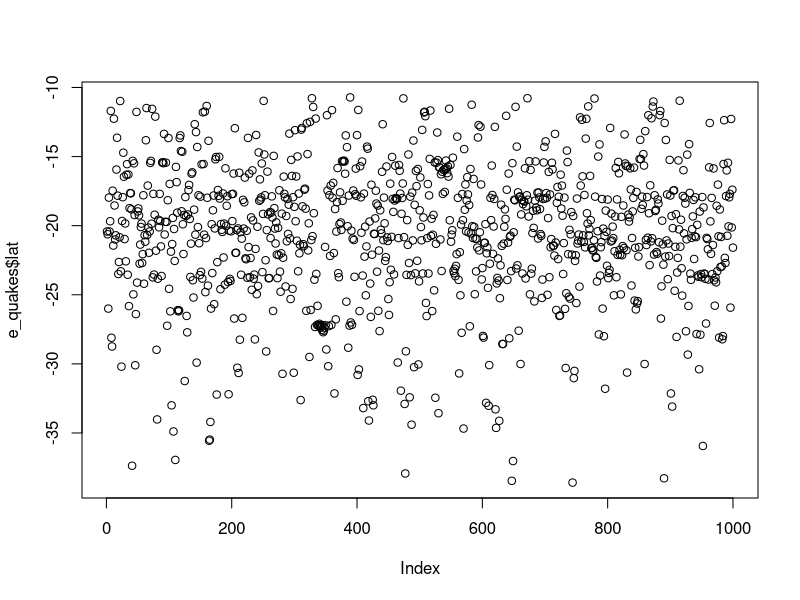
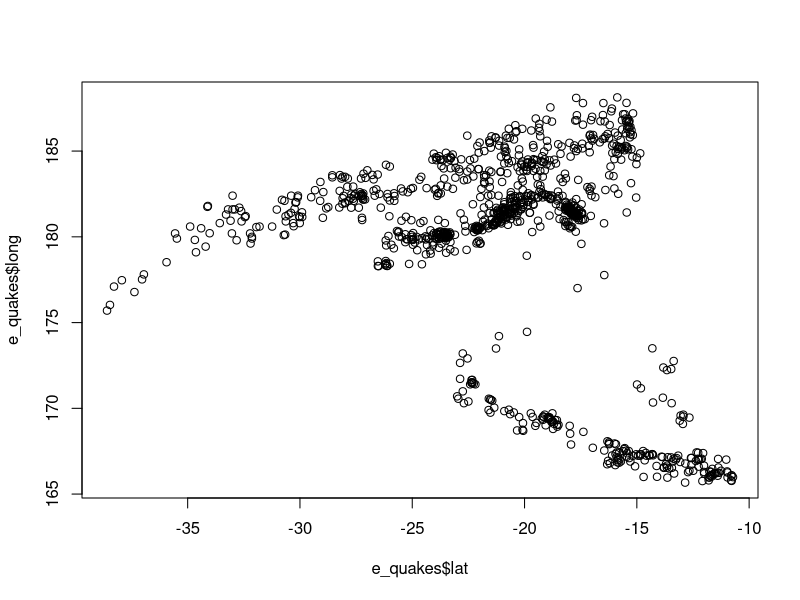
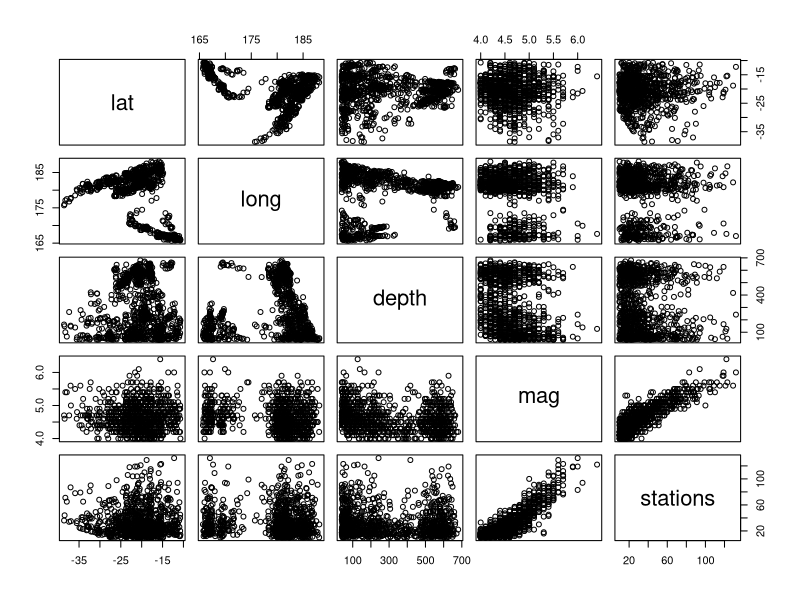
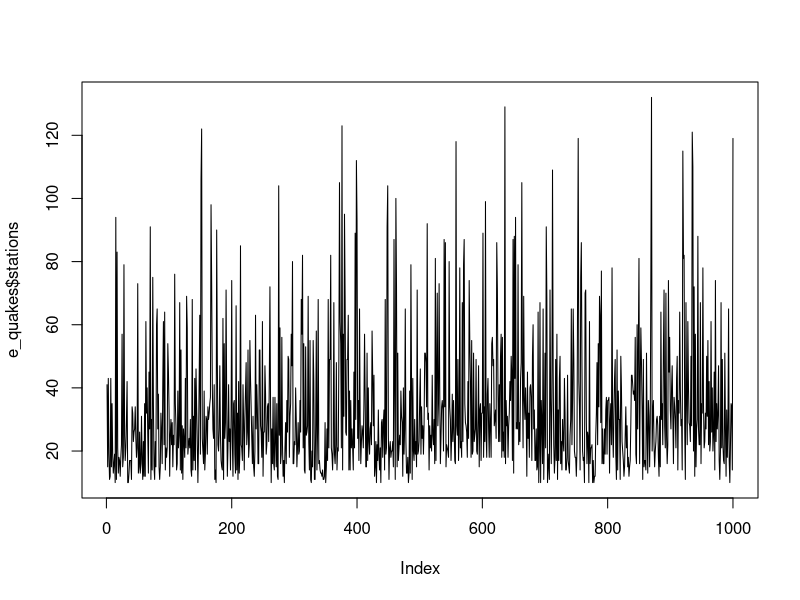
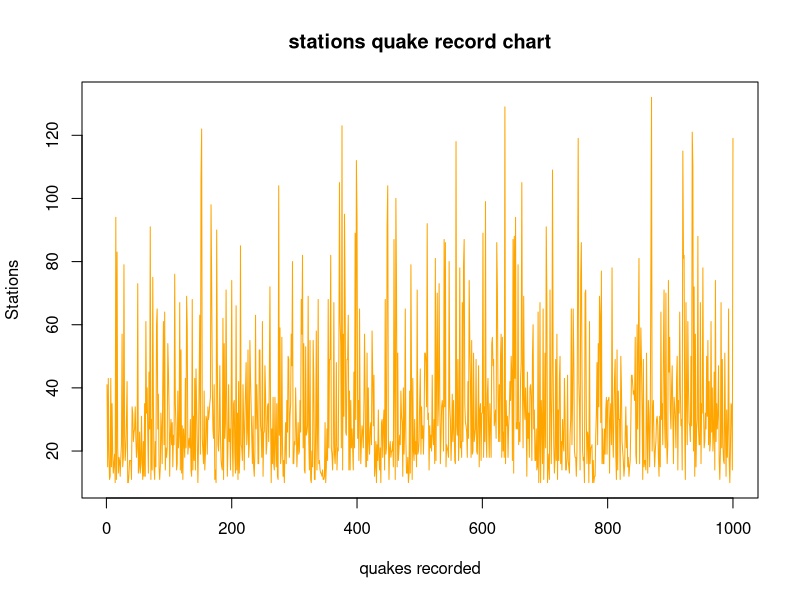
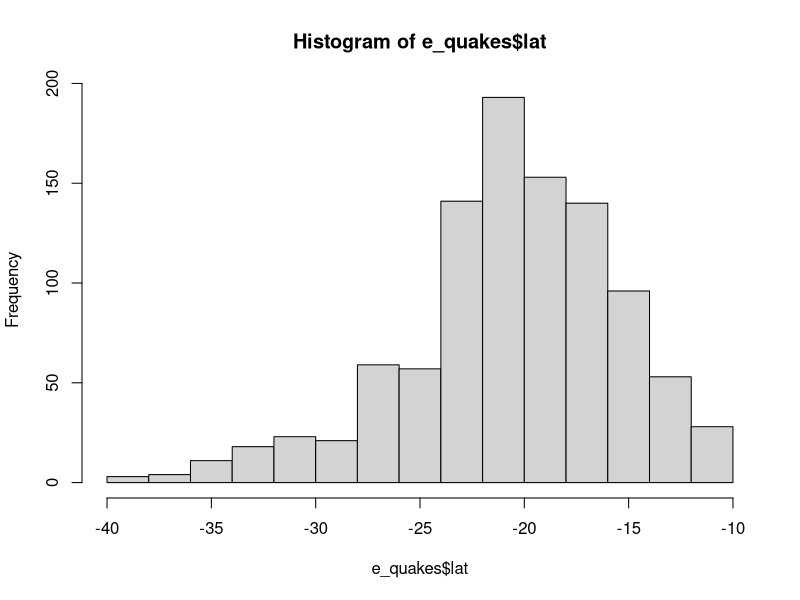
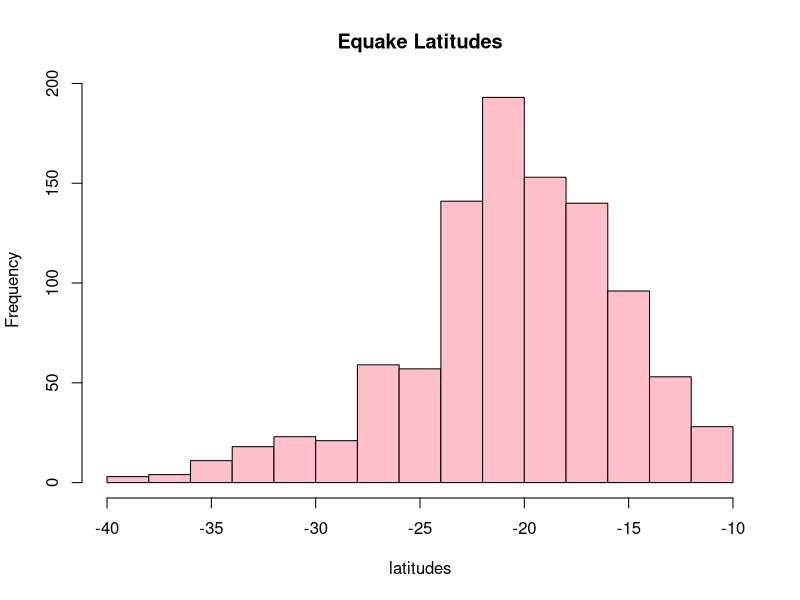
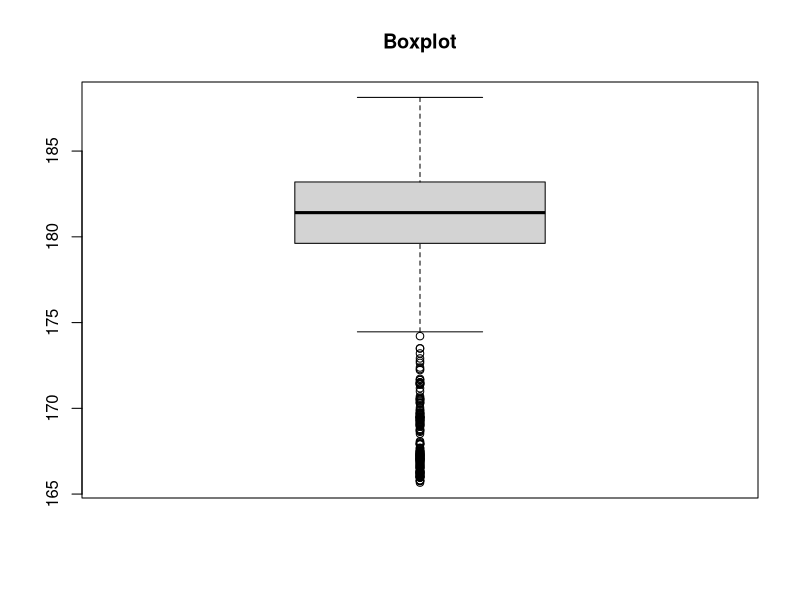

R code for these plots, in order:
e_quakes<-datasets::quakes 

####Top 10 rows and last 10 rows |
head(e_quakes,10)
tail(e_quakes,10)

######Columns 
e_quakes[c(1,2)]

### assign dataframe
df<-e_quakes[,-5]
df

e_quakes$lat
mean(e_quakes$lat)

###########Summary of the data#########
summary(e_quakes[,-1])
summary(e_quakes)
summary(e_quakes$long)

########Visualization Techniques#############
plot(e_quakes$lat)
plot(e_quakes$lat,e_quakes$long,type='p')
plot(e_quakes)
plot(e_quakes$stations, type="l")
plot(e_quakes$stations,
     main='stations quake record chart',
     ylab='Stations',
     xlab="quakes recorded",
     col='Orange',
     horiz=F,
     axis=T,
     type="l")

##Histogram##
hist(e_quakes$lat)
hist(e_quakes$lat,
     main="Equake Latitudes",
     xlab='latitudes',
     col="pink")

##Single Box Plot##
boxplot(e_quakes$long, main='Boxplot')

##Multiple Box plot##
boxplot(e_quakes[,c(1:4)], main="Multiple")

par(mfrow=c(2,2),mar=c(1,5,2,2),las=1,bty="n")
plot(e_quakes$lat)
plot(e_quakes$lat, e_quakes$long)
plot(e_quakes$lat,type="l")
barplot(e_quakes$lat, 
        main="Laitudinal quake",
        xlab="Latitude",
        ylab="Quakes",
        col='pink',
        horiz = T,
        type="p")
hist(e_quakes$long)
boxplot(e_quakes$depth)
boxplot(e_quakes[,1:4])
sd(e_quakes$lat, na.rm=T)
